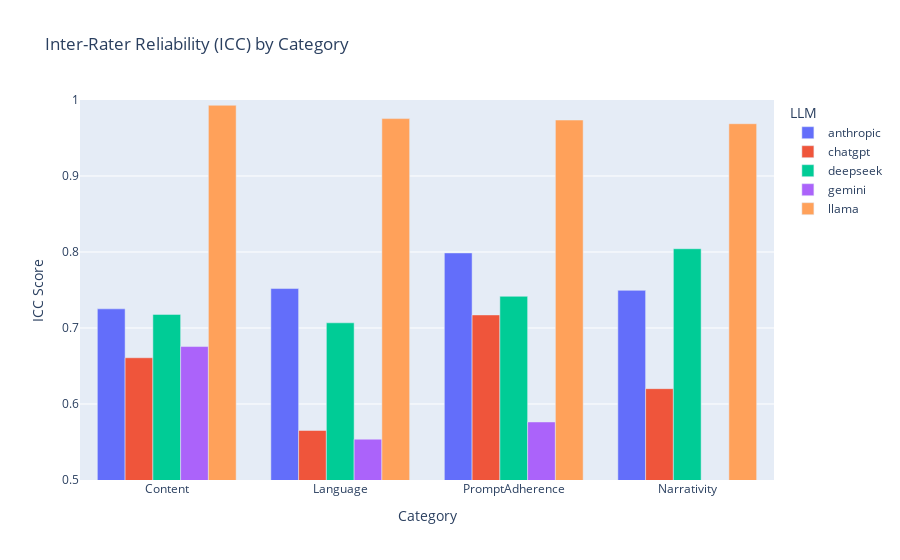
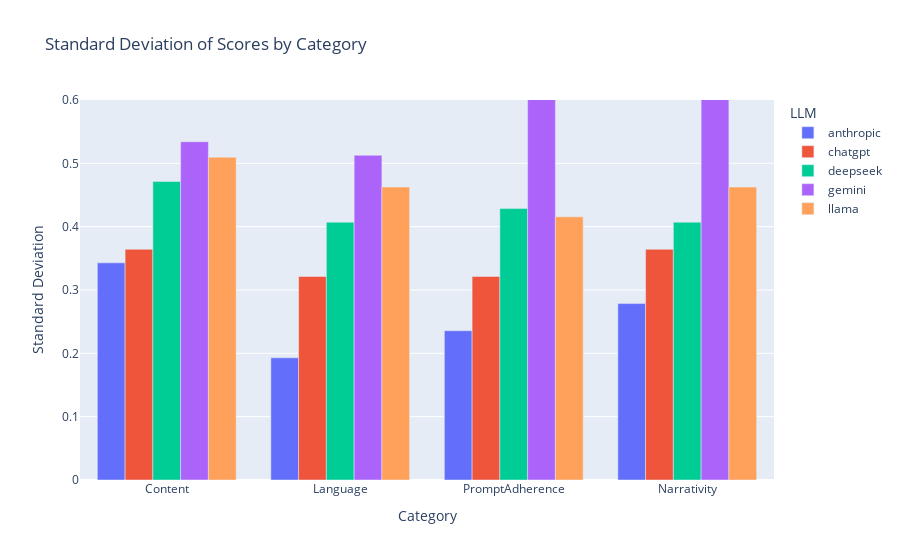
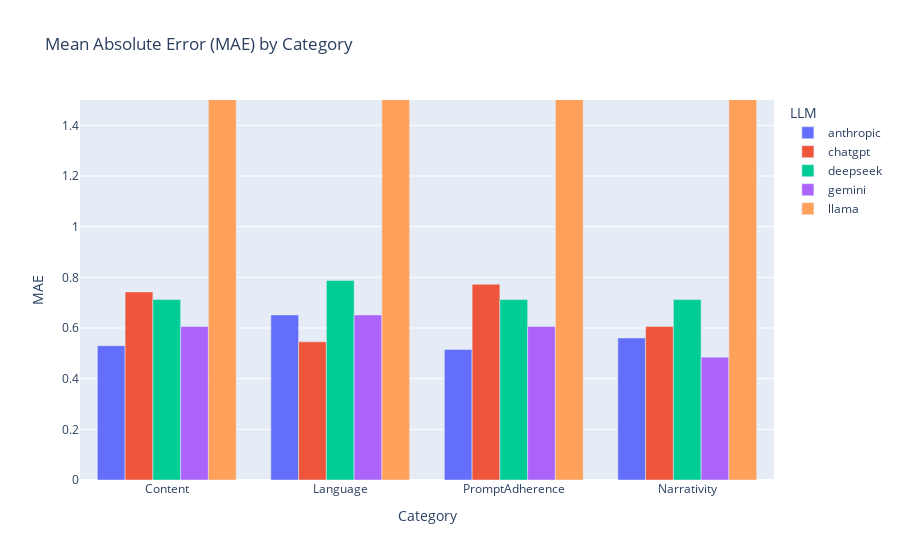
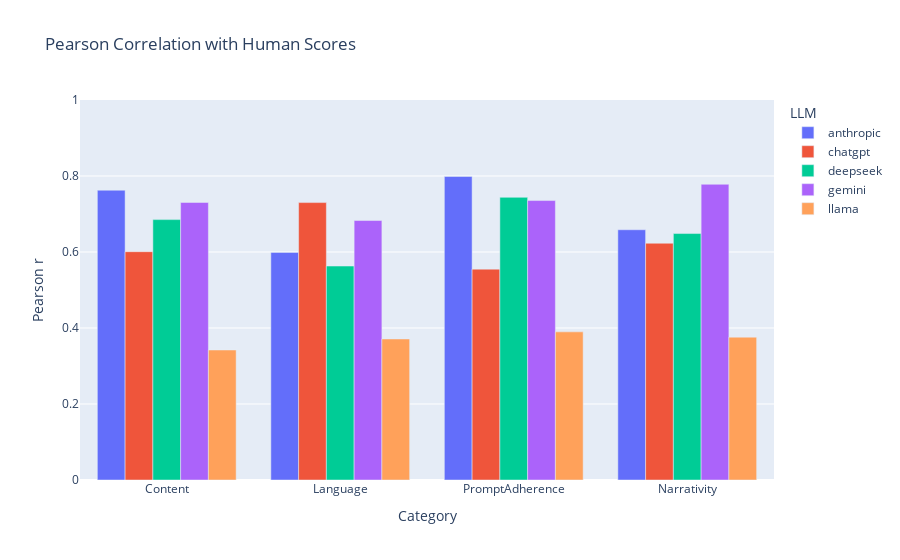

Write notebook code for charts like these, in order.
### Code cell
print("\n--- ESSAY CATEGORY 3 ---")


llm_data = results3.to_dict(orient='records')
human_data = human_graded_scores3.to_dict(orient='records')
categories = grading_category3
category_maxima = rubric_maxima3
category_range = expected_grade_range3
print("\n--- CONSISTENCY ---")
consistency = calculate_consistency(llm_data, categories)
print(consistency)
print("\n--- ACCURAYCY 1 ---")
accuracy1 = calculate_accuracy(llm_data, human_data, categories)
print(accuracy1)
print("\n--- ACCURAYCY 2 ---")
accuracy2 = evaluate_llm_grading_performance(llm_data, human_data, categories, threshold)
print(accuracy2)
print("\n--- TASK COMPLETION RATE---")
task_completion = calculate_task_completion_rate(llm_data, no_of_graded_work)
print(task_completion)
print("\n--- AVERAGE EXECUTION TIME ---")
execution_time = calculate_execution_time(llm_data)
print(execution_time)
inflation_deflation_results = check_grade_inflation_deflation(llm_data, category_maxima, category_range)
print("\n--- Grade Inflation/Deflation Check ---")
print(json.dumps(inflation_deflation_results, indent=4))

visualize_consistency(consistency)
visualize_accuracy(accuracy1)
visualize_classification_metrics(accuracy2)
visualize_completion_rates(task_completion)
visualize_execution_times(execution_time)
visualize_comparison_radar(consistency, accuracy1, execution_time)
visualize_inflation_deflation(inflation_deflation_results)
# View all visualizations together in a dashboard
visualize_all_results(consistency, accuracy1, accuracy2, 
                     task_completion, execution_time, inflation_deflation_results)

#analysis of feedback quality


actionable_suggestions_results = analyze_actionable_suggestions(llm_data)
print("\n--- Actionable Suggestion Analysis ---")
print(json.dumps(actionable_suggestions_results, indent=4))

feedback_similarity_results = calculate_feedback_similarity(llm_data)
print("\n--- Feedback Similarity Between LLMs ---")
print(json.dumps(feedback_similarity_results, indent=4))

visualize_actionable_suggestions(actionable_suggestions_results)
visualize_feedback_similarity(feedback_similarity_results)

### Figure 1 — Plotly figure (JSON) as saved in the notebook; plotly's stock layout.template omitted (floating-point values rounded to 4 significant figures)
{"data": [{"alignmentgroup": "True", "hovertemplate": "LLM=anthropic<br>Category=%{x}<br>ICC Score=%{y}<extra></extra>", "legendgroup": "anthropic", "marker": {"color": "#636efa", "pattern": {"shape": ""}}, "name": "anthropic", "offsetgroup": "anthropic", "orientation": "v", "showlegend": true, "textposition": "auto", "type": "bar", "x": ["Content", "Language", "PromptAdherence", "Narrativity"], "xaxis": "x", "y": [0.7252, 0.7519, 0.7988, 0.7495], "yaxis": "y"}, {"alignmentgroup": "True", "hovertemplate": "LLM=chatgpt<br>Category=%{x}<br>ICC Score=%{y}<extra></extra>", "legendgroup": "chatgpt", "marker": {"color": "#EF553B", "pattern": {"shape": ""}}, "name": "chatgpt", "offsetgroup": "chatgpt", "orientation": "v", "showlegend": true, "textposition": "auto", "type": "bar", "x": ["Content", "Language", "PromptAdherence", "Narrativity"], "xaxis": "x", "y": [0.6609, 0.5652, 0.7172, 0.6202], "yaxis": "y"}, {"alignmentgroup": "True", "hovertemplate": "LLM=deepseek<br>Category=%{x}<br>ICC Score=%{y}<extra></extra>", "legendgroup": "deepseek", "marker": {"color": "#00cc96", "pattern": {"shape": ""}}, "name": "deepseek", "offsetgroup": "deepseek", "orientation": "v", "showlegend": true, "textposition": "auto", "type": "bar", "x": ["Content", "Language", "PromptAdherence", "Narrativity"], "xaxis": "x", "y": [0.7179, 0.7068, 0.7417, 0.8043], "yaxis": "y"}, {"alignmentgroup": "True", "hovertemplate": "LLM=gemini<br>Category=%{x}<br>ICC Score=%{y}<extra></extra>", "legendgroup": "gemini", "marker": {"color": "#ab63fa", "pattern": {"shape": ""}}, "name": "gemini", "offsetgroup": "gemini", "orientation": "v", "showlegend": true, "textposition": "auto", "type": "bar", "x": ["Content", "Language", "PromptAdherence", "Narrativity"], "xaxis": "x", "y": [0.6756, 0.5537, 0.5764, 0.4962], "yaxis": "y"}, {"alignmentgroup": "True", "hovertemplate": "LLM=llama<br>Category=%{x}<br>ICC Score=%{y}<extra></extra>", "legendgroup": "llama", "marker": {"color": "#FFA15A", "pattern": {"shape": ""}}, "name": "llama", "offsetgroup": "llama", "orientation": "v", "showlegend": true, "textposition": "auto", "type": "bar", "x": ["Content", "Language", "PromptAdherence", "Narrativity"], "xaxis": "x", "y": [0.9931, 0.9755, 0.9736, 0.9688], "yaxis": "y"}], "layout": {"barmode": "group", "legend": {"title": {"text": "LLM"}, "tracegroupgap": 0}, "title": {"text": "Inter-Rater Reliability (ICC) by Category"}, "xaxis": {"anchor": "y", "domain": [0, 1], "title": {"text": "Category"}}, "yaxis": {"anchor": "x", "domain": [0, 1], "range": [0.5, 1], "title": {"text": "ICC Score"}}}}

### Figure 2 — Plotly figure (JSON) as saved in the notebook; plotly's stock layout.template omitted (floating-point values rounded to 4 significant figures)
{"data": [{"alignmentgroup": "True", "hovertemplate": "LLM=anthropic<br>Category=%{x}<br>Standard Deviation=%{y}<extra></extra>", "legendgroup": "anthropic", "marker": {"color": "#636efa", "pattern": {"shape": ""}}, "name": "anthropic", "offsetgroup": "anthropic", "orientation": "v", "showlegend": true, "textposition": "auto", "type": "bar", "x": ["Content", "Language", "PromptAdherence", "Narrativity"], "xaxis": "x", "y": [0.3428, 0.1928, 0.2357, 0.2786], "yaxis": "y"}, {"alignmentgroup": "True", "hovertemplate": "LLM=chatgpt<br>Category=%{x}<br>Standard Deviation=%{y}<extra></extra>", "legendgroup": "chatgpt", "marker": {"color": "#EF553B", "pattern": {"shape": ""}}, "name": "chatgpt", "offsetgroup": "chatgpt", "orientation": "v", "showlegend": true, "textposition": "auto", "type": "bar", "x": ["Content", "Language", "PromptAdherence", "Narrativity"], "xaxis": "x", "y": [0.3643, 0.3214, 0.3214, 0.3643], "yaxis": "y"}, {"alignmentgroup": "True", "hovertemplate": "LLM=deepseek<br>Category=%{x}<br>Standard Deviation=%{y}<extra></extra>", "legendgroup": "deepseek", "marker": {"color": "#00cc96", "pattern": {"shape": ""}}, "name": "deepseek", "offsetgroup": "deepseek", "orientation": "v", "showlegend": true, "textposition": "auto", "type": "bar", "x": ["Content", "Language", "PromptAdherence", "Narrativity"], "xaxis": "x", "y": [0.4714, 0.4071, 0.4285, 0.4071], "yaxis": "y"}, {"alignmentgroup": "True", "hovertemplate": "LLM=gemini<br>Category=%{x}<br>Standard Deviation=%{y}<extra></extra>", "legendgroup": "gemini", "marker": {"color": "#ab63fa", "pattern": {"shape": ""}}, "name": "gemini", "offsetgroup": "gemini", "orientation": "v", "showlegend": true, "textposition": "auto", "type": "bar", "x": ["Content", "Language", "PromptAdherence", "Narrativity"], "xaxis": "x", "y": [0.5341, 0.5127, 0.6126, 0.6165], "yaxis": "y"}, {"alignmentgroup": "True", "hovertemplate": "LLM=llama<br>Category=%{x}<br>Standard Deviation=%{y}<extra></extra>", "legendgroup": "llama", "marker": {"color": "#FFA15A", "pattern": {"shape": ""}}, "name": "llama", "offsetgroup": "llama", "orientation": "v", "showlegend": true, "textposition": "auto", "type": "bar", "x": ["Content", "Language", "PromptAdherence", "Narrativity"], "xaxis": "x", "y": [0.5096, 0.4626, 0.4155, 0.4626], "yaxis": "y"}], "layout": {"barmode": "group", "legend": {"title": {"text": "LLM"}, "tracegroupgap": 0}, "title": {"text": "Standard Deviation of Scores by Category"}, "xaxis": {"anchor": "y", "domain": [0, 1], "title": {"text": "Category"}}, "yaxis": {"anchor": "x", "domain": [0, 1], "range": [0, 0.6], "title": {"text": "Standard Deviation"}}}}

### Figure 3 — Plotly figure (JSON) as saved in the notebook; plotly's stock layout.template omitted (floating-point values rounded to 4 significant figures)
{"data": [{"alignmentgroup": "True", "hovertemplate": "LLM=anthropic<br>Category=%{x}<br>MAE=%{y}<extra></extra>", "legendgroup": "anthropic", "marker": {"color": "#636efa", "pattern": {"shape": ""}}, "name": "anthropic", "offsetgroup": "anthropic", "orientation": "v", "showlegend": true, "textposition": "auto", "type": "bar", "x": ["Content", "Language", "PromptAdherence", "Narrativity"], "xaxis": "x", "y": [0.5303, 0.6515, 0.5152, 0.5606], "yaxis": "y"}, {"alignmentgroup": "True", "hovertemplate": "LLM=chatgpt<br>Category=%{x}<br>MAE=%{y}<extra></extra>", "legendgroup": "chatgpt", "marker": {"color": "#EF553B", "pattern": {"shape": ""}}, "name": "chatgpt", "offsetgroup": "chatgpt", "orientation": "v", "showlegend": true, "textposition": "auto", "type": "bar", "x": ["Content", "Language", "PromptAdherence", "Narrativity"], "xaxis": "x", "y": [0.7424, 0.5455, 0.7727, 0.6061], "yaxis": "y"}, {"alignmentgroup": "True", "hovertemplate": "LLM=deepseek<br>Category=%{x}<br>MAE=%{y}<extra></extra>", "legendgroup": "deepseek", "marker": {"color": "#00cc96", "pattern": {"shape": ""}}, "name": "deepseek", "offsetgroup": "deepseek", "orientation": "v", "showlegend": true, "textposition": "auto", "type": "bar", "x": ["Content", "Language", "PromptAdherence", "Narrativity"], "xaxis": "x", "y": [0.7121, 0.7879, 0.7121, 0.7121], "yaxis": "y"}, {"alignmentgroup": "True", "hovertemplate": "LLM=gemini<br>Category=%{x}<br>MAE=%{y}<extra></extra>", "legendgroup": "gemini", "marker": {"color": "#ab63fa", "pattern": {"shape": ""}}, "name": "gemini", "offsetgroup": "gemini", "orientation": "v", "showlegend": true, "textposition": "auto", "type": "bar", "x": ["Content", "Language", "PromptAdherence", "Narrativity"], "xaxis": "x", "y": [0.6061, 0.6515, 0.6061, 0.4848], "yaxis": "y"}, {"alignmentgroup": "True", "hovertemplate": "LLM=llama<br>Category=%{x}<br>MAE=%{y}<extra></extra>", "legendgroup": "llama", "marker": {"color": "#FFA15A", "pattern": {"shape": ""}}, "name": "llama", "offsetgroup": "llama", "orientation": "v", "showlegend": true, "textposition": "auto", "type": "bar", "x": ["Content", "Language", "PromptAdherence", "Narrativity"], "xaxis": "x", "y": [5.319, 3.725, 3.768, 3.319], "yaxis": "y"}], "layout": {"barmode": "group", "legend": {"title": {"text": "LLM"}, "tracegroupgap": 0}, "title": {"text": "Mean Absolute Error (MAE) by Category"}, "xaxis": {"anchor": "y", "domain": [0, 1], "title": {"text": "Category"}}, "yaxis": {"anchor": "x", "domain": [0, 1], "range": [0, 1.5], "title": {"text": "MAE"}}}}

### Figure 4 — Plotly figure (JSON) as saved in the notebook; plotly's stock layout.template omitted (floating-point values rounded to 4 significant figures)
{"data": [{"alignmentgroup": "True", "hovertemplate": "LLM=anthropic<br>Category=%{x}<br>Pearson r=%{y}<extra></extra>", "legendgroup": "anthropic", "marker": {"color": "#636efa", "pattern": {"shape": ""}}, "name": "anthropic", "offsetgroup": "anthropic", "orientation": "v", "showlegend": true, "textposition": "auto", "type": "bar", "x": ["Content", "Language", "PromptAdherence", "Narrativity"], "xaxis": "x", "y": [0.7626, 0.5989, 0.7986, 0.6585], "yaxis": "y"}, {"alignmentgroup": "True", "hovertemplate": "LLM=chatgpt<br>Category=%{x}<br>Pearson r=%{y}<extra></extra>", "legendgroup": "chatgpt", "marker": {"color": "#EF553B", "pattern": {"shape": ""}}, "name": "chatgpt", "offsetgroup": "chatgpt", "orientation": "v", "showlegend": true, "textposition": "auto", "type": "bar", "x": ["Content", "Language", "PromptAdherence", "Narrativity"], "xaxis": "x", "y": [0.6008, 0.73, 0.5549, 0.623], "yaxis": "y"}, {"alignmentgroup": "True", "hovertemplate": "LLM=deepseek<br>Category=%{x}<br>Pearson r=%{y}<extra></extra>", "legendgroup": "deepseek", "marker": {"color": "#00cc96", "pattern": {"shape": ""}}, "name": "deepseek", "offsetgroup": "deepseek", "orientation": "v", "showlegend": true, "textposition": "auto", "type": "bar", "x": ["Content", "Language", "PromptAdherence", "Narrativity"], "xaxis": "x", "y": [0.6852, 0.563, 0.7439, 0.6485], "yaxis": "y"}, {"alignmentgroup": "True", "hovertemplate": "LLM=gemini<br>Category=%{x}<br>Pearson r=%{y}<extra></extra>", "legendgroup": "gemini", "marker": {"color": "#ab63fa", "pattern": {"shape": ""}}, "name": "gemini", "offsetgroup": "gemini", "orientation": "v", "showlegend": true, "textposition": "auto", "type": "bar", "x": ["Content", "Language", "PromptAdherence", "Narrativity"], "xaxis": "x", "y": [0.7304, 0.6828, 0.7354, 0.7782], "yaxis": "y"}, {"alignmentgroup": "True", "hovertemplate": "LLM=llama<br>Category=%{x}<br>Pearson r=%{y}<extra></extra>", "legendgroup": "llama", "marker": {"color": "#FFA15A", "pattern": {"shape": ""}}, "name": "llama", "offsetgroup": "llama", "orientation": "v", "showlegend": true, "textposition": "auto", "type": "bar", "x": ["Content", "Language", "PromptAdherence", "Narrativity"], "xaxis": "x", "y": [0.3421, 0.3711, 0.3898, 0.3759], "yaxis": "y"}], "layout": {"barmode": "group", "legend": {"title": {"text": "LLM"}, "tracegroupgap": 0}, "title": {"text": "Pearson Correlation with Human Scores"}, "xaxis": {"anchor": "y", "domain": [0, 1], "title": {"text": "Category"}}, "yaxis": {"anchor": "x", "domain": [0, 1], "range": [0, 1], "title": {"text": "Pearson r"}}}}
